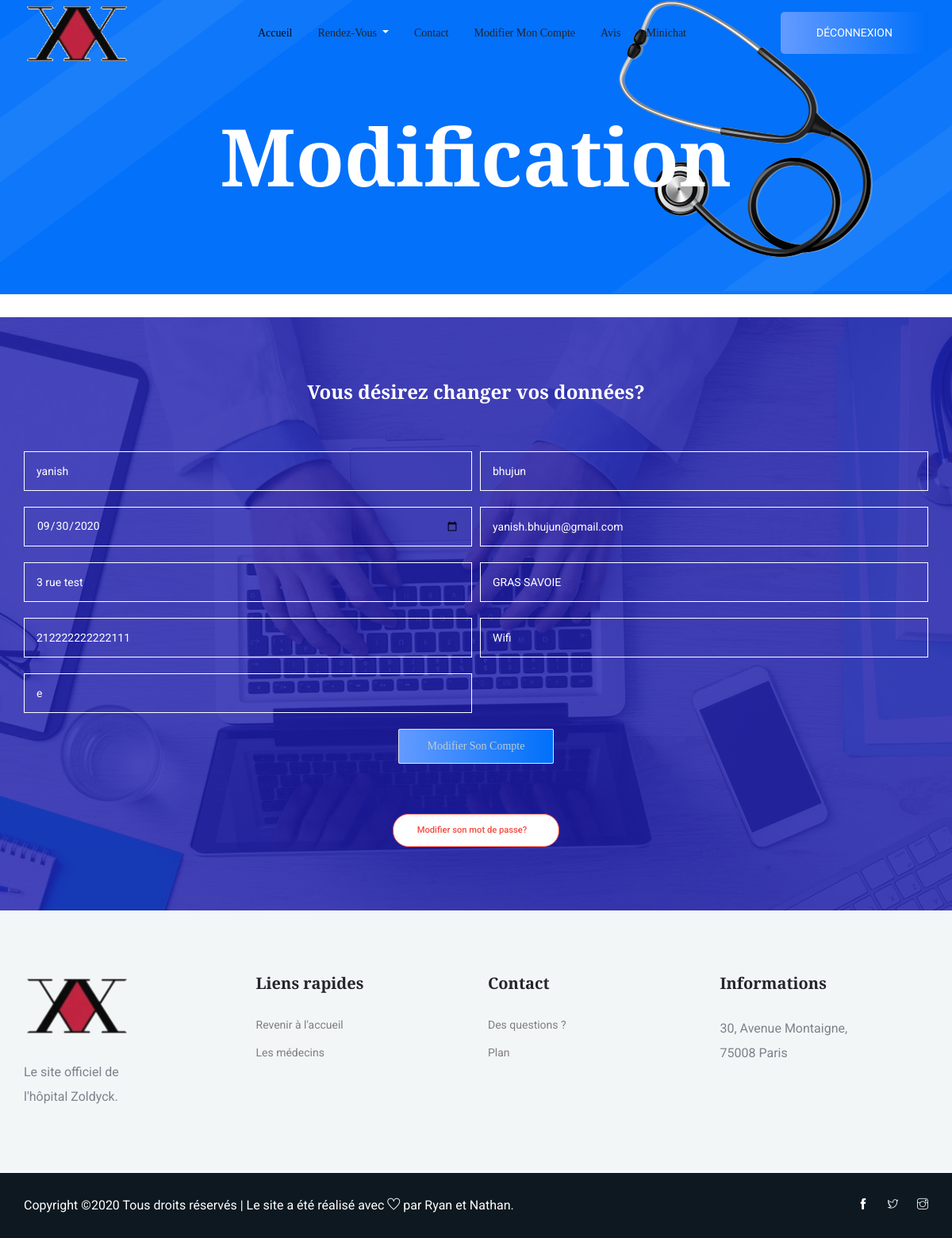
The app's page /views/modification.php (signed in) with its own data.
### tables this page shows
CREATE TABLE IF NOT EXISTS `patient` (
  `id` int(11) NOT NULL AUTO_INCREMENT,
  `nom` varchar(50) NOT NULL,
  `prenom` varchar(50) NOT NULL,
  `date_naissance` varchar(10) DEFAULT NULL,
  `mail` varchar(50) DEFAULT NULL,
  `adresse` text,
  `mutuelle` varchar(50) DEFAULT NULL,
  `num_sec_soc` varchar(15) DEFAULT NULL,
  `option_chambre` varchar(10) DEFAULT NULL,
  `regime` text,
  `mdp` varchar(150) NOT NULL,
  `role` varchar(7) NOT NULL,
  `confirme` int(11) NOT NULL,
  `token` varchar(15) DEFAULT NULL,
  PRIMARY KEY (`id`),
  UNIQUE KEY `fk_patient` (`nom`)
);

### views/modification.php (the view, shortened to what this page needs)
<!doctype html>
<html lang="en">
<?php
require_once('navbar.php');
try{
  $bdd= new PDO('mysql:host=localhost;dbname=hopital; charset=utf8','root','');
}
catch (Exception $e){
  die('Erreur:'.$e->getMessage());
}
$req = $bdd->prepare('SELECT id FROM patient WHERE mail=?');
$req->execute(array($_SESSION['mail']));
$id= $req->fetch();
$rec = $bdd->prepare('SELECT * FROM patient WHERE id=?');
$rec->execute(array($id[0]));
$donnees= $rec->fetch();
?>
<head>
     <section class="breadcrumb_part breadcrumb_bg">
        <div class="container">
            <div class="row">
                <div class="col-lg-12">
                    <div class="breadcrumb_iner">
                        <div class="breadcrumb_iner_item">
                            <h2>Modification</h2>
                        </div>
                    </div>
                </div>
            </div>
        </div>
    </section>
    <section class="regervation_part section_padding">
        <div class="container">
            <div class="row align-items-center regervation_content">
                <div class="col-lg-12">
                   <div class="regervation_part_iner">
                        <form action="../traitement/modification.php" method="post">
                          <center>
                           <h2>Vous désirez changer vos données? </h2> </center>
                            <div class="form-row">
                                <div class="form-group col-md-6">
                                    <input type="name" class="form-control" name="nom" placeholder="Votre nom : " <?php echo 'value='.'"'.$donnees["nom"].'"'.''?>>
                                </div>
                                <div class="form-group col-md-6">
                                    <input type="name" class="form-control" name="prenom" placeholder="Votre prénom : " <?php echo 'value='.'"'.$donnees["prenom"].'"'.''?>>
                                </div>
                                <div class="form-group col-md-6">
                                    <input type="date" class="form-control" name="date_naissance" placeholder="Votre date de naissance : " <?php echo 'value='.'"'.$donnees["date_naissance"].'"'.''?>>
                                </div>
                                <div class="form-group col-md-6">
                                    <input type="email" class="form-control" name="mail" placeholder="Votre mail : " <?php echo 'value='.'"'.$donnees["mail"].'"'.''?>>
                                </div>
                                <div class="form-group col-md-6">
                                    <input type="name" class="form-control" name="adresse" placeholder="Votre adresse : " <?php echo 'value='.'"'.$donnees["adresse"].'"'.''?>>
                                </div>
                                <div class="form-group col-md-6">
                                    <input type="name" class="form-control" name="mutuelle" placeholder="Votre mutuelle : " <?php echo 'value='.'"'.$donnees["mutuelle"].'"'.''?>>
                                </div>
                                <div class="form-group col-md-6">
                                    <input type="tel" class="form-control" name="num_sec_soc"   maxlength="15" placeholder="Votre numéro de sécurité sociale : " <?php echo 'value='.'"'.$donnees["num_sec_soc"].'"'.''?>>
                                </div>
                                <div class="form-group col-md-6">
                                    <input type="name" class="form-control" name="option_chambre" placeholder="Vos options de chambre (Wifi et/ou TV) : " maxlength="10" <?php echo 'value='.'"'.$donnees["option_chambre"].'"'.''?>>
                                </div>
                                <div class="form-group col-md-6">
                                    <input type="name" class="form-control" name="regime" placeholder="Votre régime : " <?php echo 'value='.'"'.$donnees["regime"].'"'.''?>>
                                </div>
<br/>
                            </div>
                            <div class="regerv_btn"><center>
                                <input type="submit" class="btn_1" name="btn" value="Modifier son compte">
                                <br/>  </center>
                              </br/>		<center>
<br/>
                                <a href="../forget_password.php" class="genric-btn danger-border circle arrow"> Modifier son mot de passe? </a></center>
                            </div>
                        </form>
                    </div>
                </div>
            </div>
        </div>
    </section>
    <?php
    require_once('footer.php');
     ?>
</html>

### records on screen
patient: nom "yanish", prenom "bhujun", date_naissance "09/30/2020", mail "yanish.bhujun@gmail.com", adresse "3 rue test", mutuelle "GRAS SAVOIE", num_sec_soc "212222222222111", option_chambre "Wifi", regime "e"
